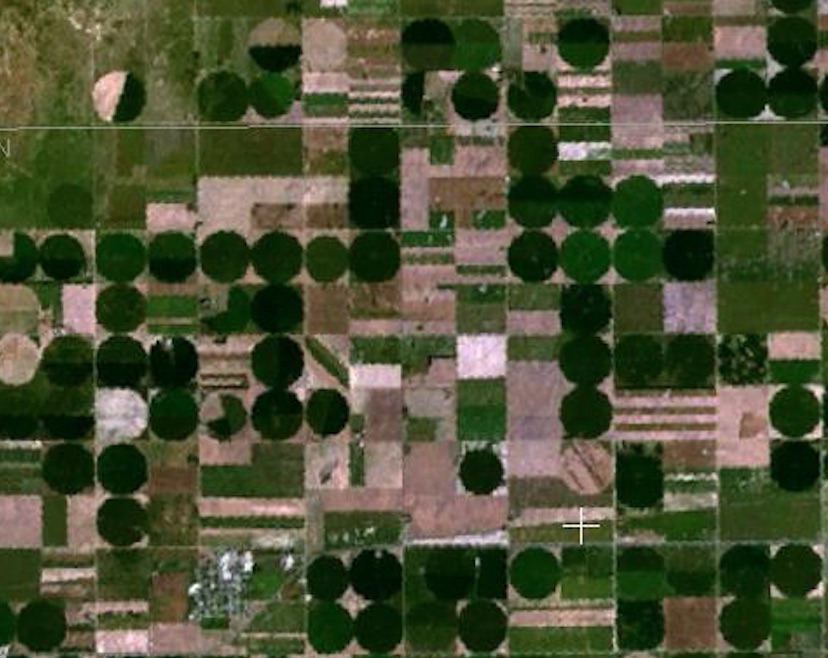
#> input picture convolutional filters edge detection/images/round_farms.jpg, 828 x 658 px
$ jupyter execute 'hough circle detection.ipynb'   (shell and % lines are left out)
#> lines starting #> are read from the running program, lines starting #| are printed output that depends on the picture; after the words box and inside, x2 and y2 are one past the last pixel; in counts of white or black regions, pixels touching at a corner belong together
[cell 1]
import numpy as np
import cv2 as cv
from matplotlib import pyplot as plt

# Hough circle detection

[cell 2]
img_farms = cv.imread('images/round_farms.jpg')
#> img_farms is the input picture: shape (658, 828, 3); mean B, G, R 53.6, 81.1, 76.2

img_gray = cv.cvtColor(img_farms, cv.COLOR_BGR2GRAY)
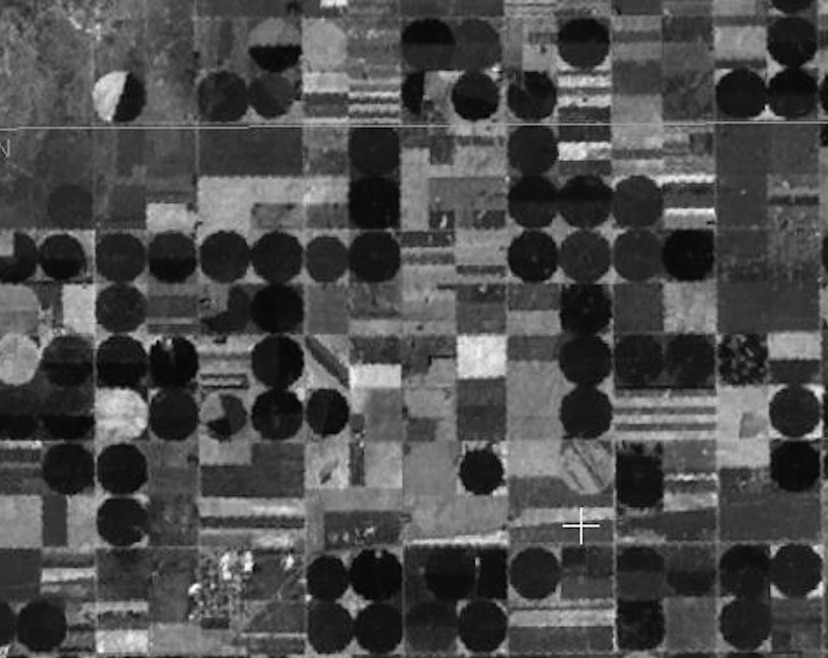
#> img_gray: shape (658, 828); min 1, max 254, mean 76.5
#img_gray = np.float32(img_gray)

img_rgb = cv.cvtColor(img_farms, cv.COLOR_BGR2RGB)

plt.figure(figsize=(10, 9))
plt.imshow(img_rgb)
plt.show()

[cell 3]
img_blur = cv.GaussianBlur(img_gray, (5, 5), sigmaX=0)

plt.imshow(img_blur, cmap='gray')
plt.show()

## HoughCircles function
HoughCircles takes in a few things as its arguments:

- an input image, detection method (Hough gradient), resolution factor between the detection and image,
- minDist - the minimum distance between circles
- param1 - the higher value for performing Canny edge detection
- param2 - threshold for circle detection, a smaller value --> more circles will be detected
- min/max radius for detected circles

The variable you should change will be the last two: min/max radius for detected circles. Take a look at the image above and estimate how many pixels the average circle is in diameter; use this estimate to provide values for min/max arguments. You may also want to see what happens if you change minDist.

[cell 4]
img_circles = np.copy(img_farms)

circles = cv.HoughCircles(
    img_blur,
    method=cv.HOUGH_GRADIENT,
    dp=1,
    minDist=25,
    param1=70,
    param2=16.5,
    minRadius=20,
    maxRadius=35,
)
#> circles = 81 rows, first 8: [794.5, 410.5, 26.6], [475.5, 96.5, 24.3], [121.5, 520.5, 26.6], [535.5, 572.5, 26.6], [583.5, 42.5, 26.7], [124.5, 360.5, 28.9], [260.5, 566.5, 33.3], [226.5, 409.5, 32.1]

if circles is not None:
    circles = np.uint16(np.around(circles)).reshape((-1, 3))
#> circles = 81 rows, first 8: [794, 410, 27], [476, 96, 24], [122, 520, 27], [536, 572, 27], [584, 42, 27], [124, 360, 29], [260, 566, 33], [226, 410, 32]
    print(f'{circles.shape[0]} Circles shape detected')
#| 81 Circles shape detected

    for [x, y, r] in circles:
        cv.circle(img_circles, (x, y), r, (0, 255, 0), 2)
        cv.circle(img_circles, (x, y), 2, (0, 0, 255), 3)
#> this loop made 81 passes
#> (x, y, r) on passes 1 to 12: (794, 410, 27), (476, 96, 24), (122, 520, 27), (536, 572, 27), (584, 42, 27), (124, 360, 29), (260, 566, 33), (226, 410, 32), (374, 256, 27), (324, 412, 24), (528, 256, 30), (222, 256, 28)
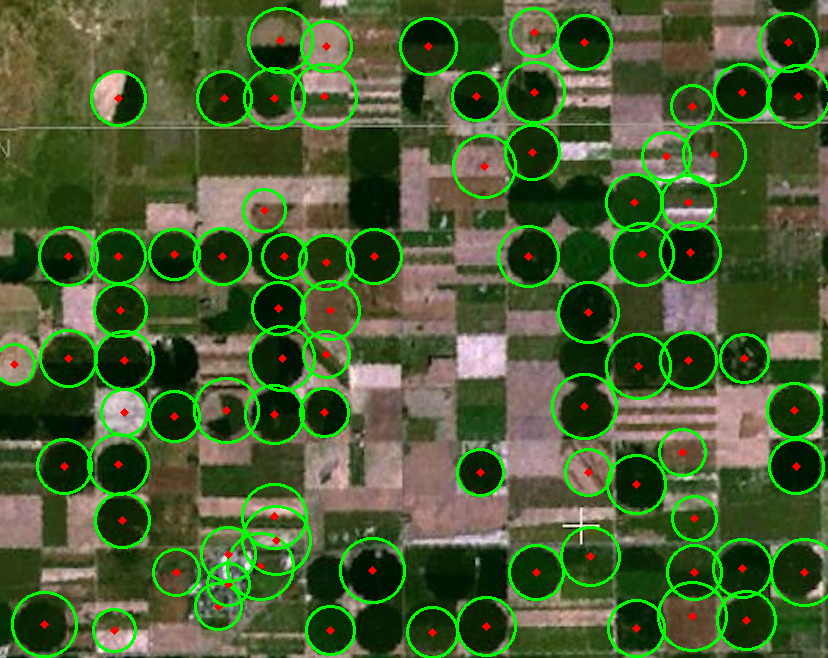
#> img_circles: shape (658, 828, 3); 8.02% of pixels changed, all inside (x1, y1, x2, y2) = (0, 7, 828, 658)

plt.figure(figsize=(10, 9))
plt.imshow(img_circles)
plt.show()

$ run again, with convolutional filters edge detection/images/birds.jpg copied over convolutional filters edge detection/images/round_farms.jpg
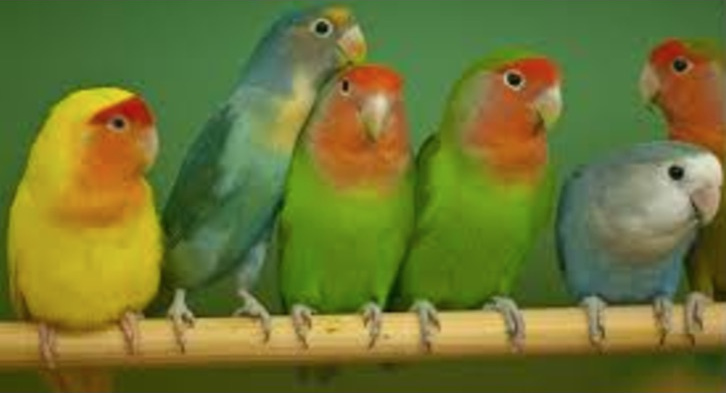
#> input picture convolutional filters edge detection/images/birds.jpg, 726 x 393 px
#> img_farms is the input picture: shape (393, 726, 3); mean B, G, R 50.8, 117.2, 110
#> `img_gray = cv.cvtColor(img_farms, cv.COLOR_BGR2GRAY)`:
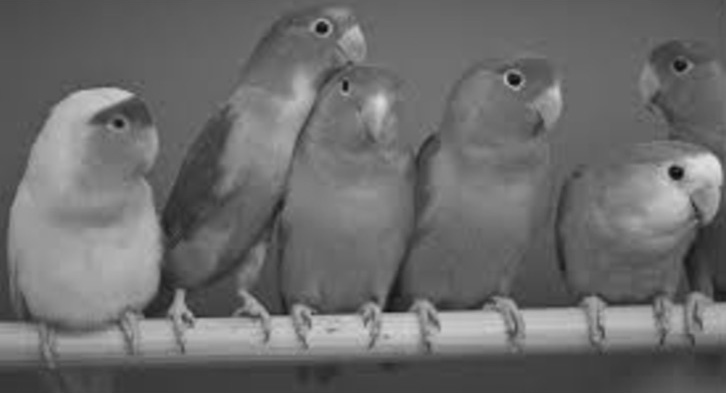
#> img_gray: shape (393, 726); min 9, max 227, mean 107.5
#> `circles = cv.HoughCircles( img_blur, method=cv.HOUGH_GRADIENT, dp=1, m..`: circles = [[290.5, 331.5, 28.8], [495.5, 325.5, 22.1], [622.5, 319.5, 25.4], [396.5, 333.5, 23.2], [448.5, 162.5, 33.3], [149.5, 316.5, 23.4]]
#> `circles = np.uint16(np.around(circles)).reshape((-1, 3))`: circles = [[290, 332, 29], [496, 326, 22], [622, 320, 25], [396, 334, 23], [448, 162, 33], [150, 316, 23]]
#| 6 Circles shape detected
#> the loop `for [x, y, r] in circles:` made 6 passes
#> after the loop `for [x, y, r] in circles:`:
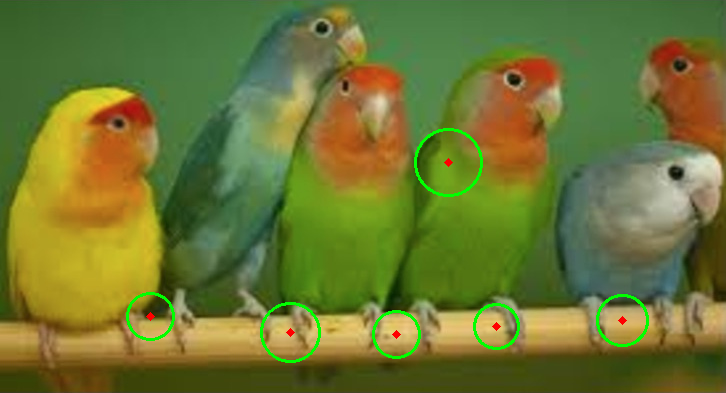
#> img_circles: shape (393, 726, 3); 1.12% of pixels changed, all inside (x1, y1, x2, y2) = (126, 128, 649, 363)

$ run again, with convolutional filters edge detection/images/brain_MR.jpg copied over convolutional filters edge detection/images/round_farms.jpg
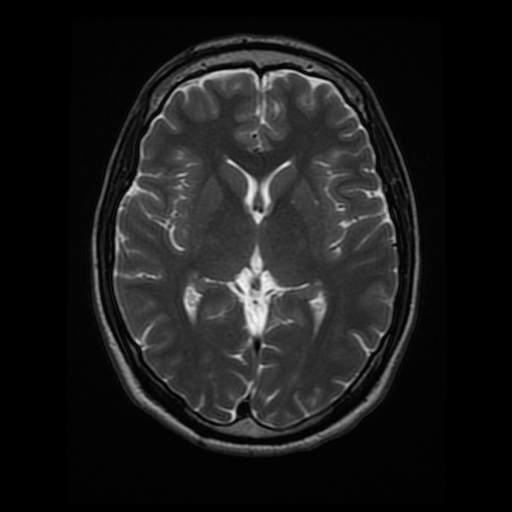
#> input picture convolutional filters edge detection/images/brain_MR.jpg, 512 x 512 px
#> img_farms is the input picture: shape (512, 512, 3); min 0, max 247, mean 26.9
#> `circles = cv.HoughCircles( img_blur, method=cv.HOUGH_GRADIENT, dp=1, m..`: circles = 26 rows, first 8: [277.5, 396.5, 34.4], [150.5, 144.5, 33.3], [341.5, 102.5, 33.3], [284.5, 98.5, 29.9], [187.5, 104.5, 24.5], [222.5, 391.5, 34.4], [362.5, 202.5, 32.2], [131.5, 219.5, 33.3]
#> `circles = np.uint16(np.around(circles)).reshape((-1, 3))`: circles = 26 rows, first 8: [278, 396, 34], [150, 144, 33], [342, 102, 33], [284, 98, 30], [188, 104, 24], [222, 392, 34], [362, 202, 32], [132, 220, 33]
#| 26 Circles shape detected
#> the loop `for [x, y, r] in circles:` made 26 passes
#> after the loop `for [x, y, r] in circles:`:
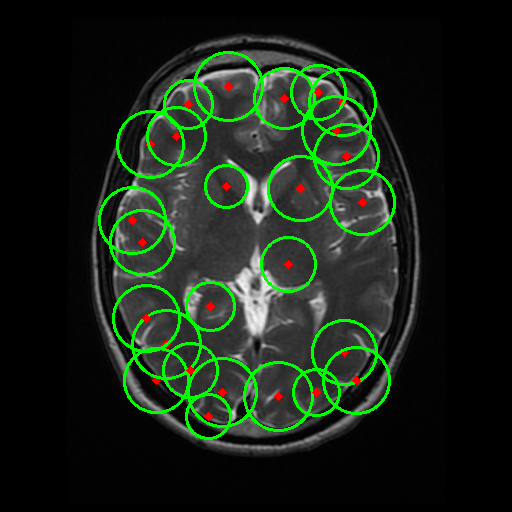
#> img_circles: shape (512, 512, 3); 5.71% of pixels changed, all inside (x1, y1, x2, y2) = (98, 51, 396, 440)

$ run again, with convolutional filters edge detection/images/city_hall.jpg copied over convolutional filters edge detection/images/round_farms.jpg
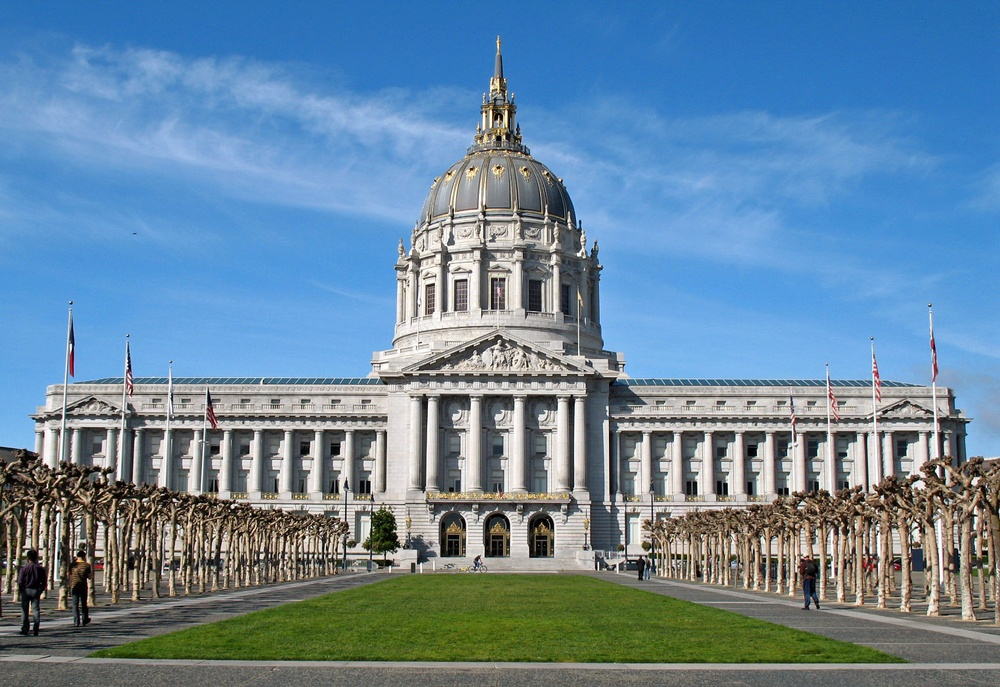
#> input picture convolutional filters edge detection/images/city_hall.jpg, 1000 x 687 px, shrunk from 1524 x 1047 before the run
#> img_farms is the input picture: shape (687, 1000, 3); mean B, G, R 158.6, 135, 104.5
#> `img_gray = cv.cvtColor(img_farms, cv.COLOR_BGR2GRAY)`:
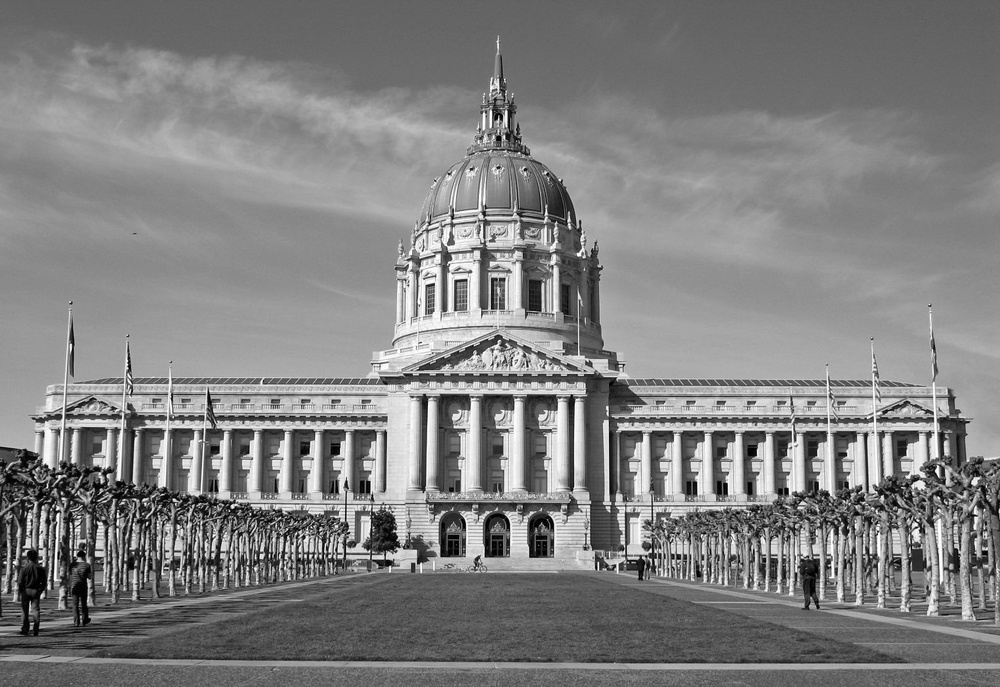
#> img_gray: shape (687, 1000); min 0, max 255, mean 128.6
#> `circles = cv.HoughCircles( img_blur, method=cv.HOUGH_GRADIENT, dp=1, m..`: circles = 163 rows, first 8: [319.5, 548.5, 34.4], [182.5, 543.5, 34.4], [286.5, 538.5, 34.4], [251.5, 535.5, 33.3], [207.5, 542.5, 32.2], [853.5, 542.5, 32.2], [829.5, 534.5, 34.4], [688.5, 550.5, 33.3]
#> `circles = np.uint16(np.around(circles)).reshape((-1, 3))`: circles = 163 rows, first 8: [320, 548, 34], [182, 544, 34], [286, 538, 34], [252, 536, 33], [208, 542, 32], [854, 542, 32], [830, 534, 34], [688, 550, 33]
#| 163 Circles shape detected
#> the loop `for [x, y, r] in circles:` made 163 passes
#> after the loop `for [x, y, r] in circles:`:
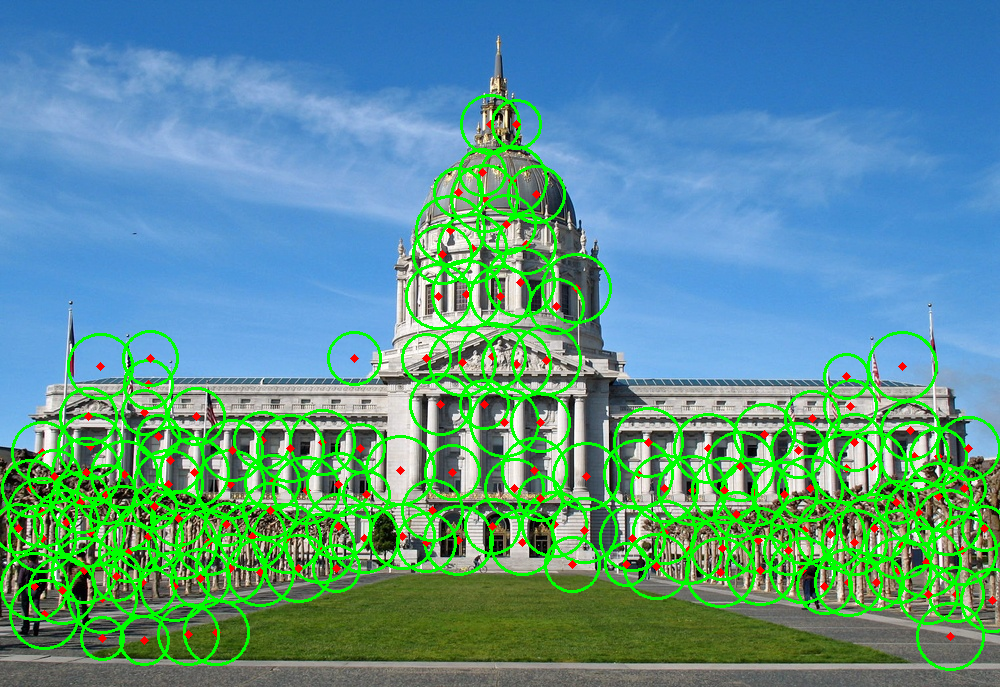
#> img_circles: shape (687, 1000, 3); 12.39% of pixels changed, all inside (x1, y1, x2, y2) = (0, 94, 1000, 671)
